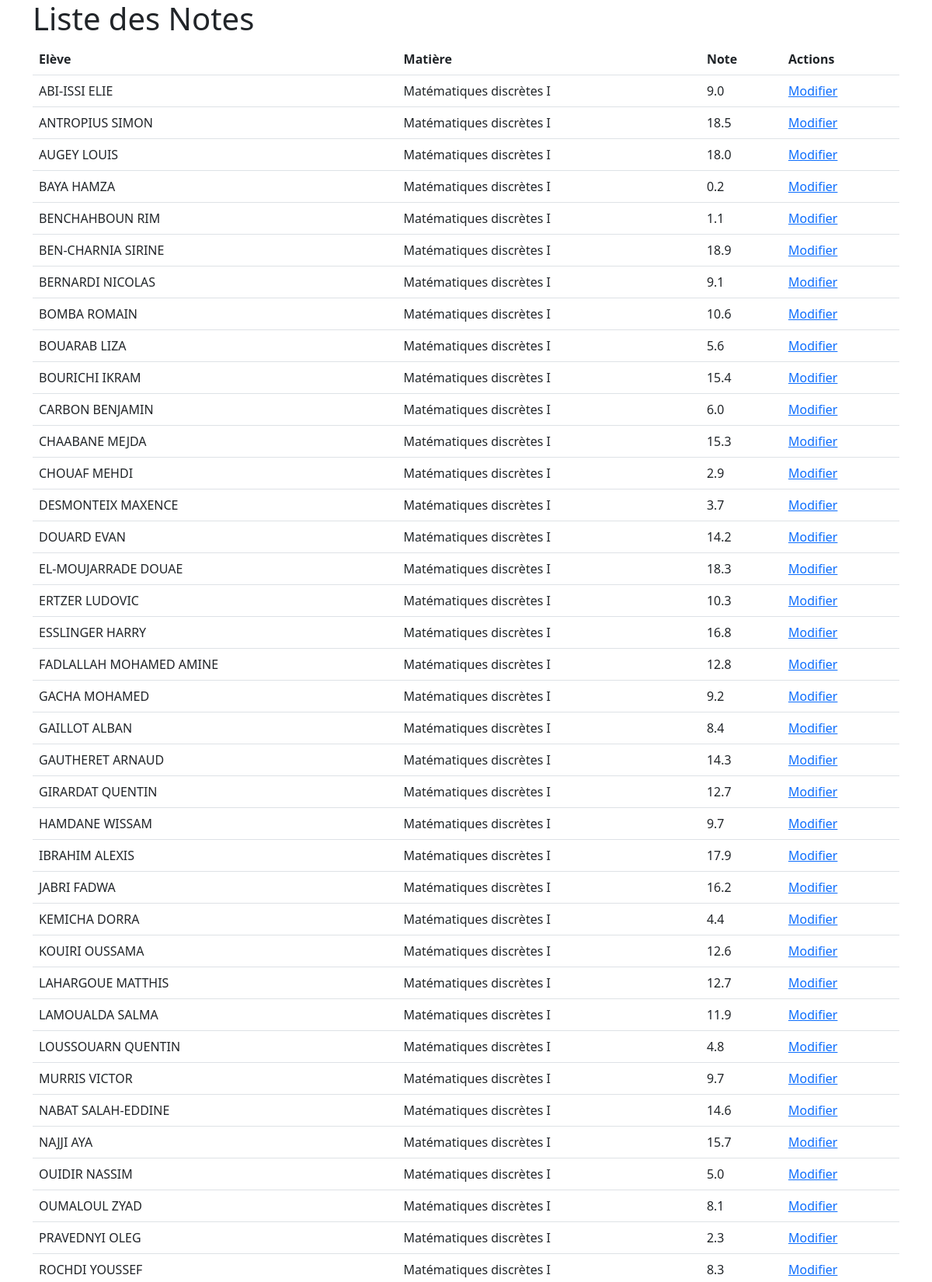
The app's page /notes/notes/3/ (upper part) with its own data.
### Notes/models.py (models this page shows, shortened)
class Note(models.Model):
    note = models.FloatField()
    date = models.DateTimeField(auto_now_add=True)
    matiere = models.ForeignKey(Matiere, on_delete=models.CASCADE)
    eleve = models.ForeignKey(Eleve, on_delete=models.CASCADE)

class Matiere(models.Model):
    name = models.CharField(max_length=255)
    name_enseignant = models.ForeignKey(Enseignant, on_delete=models.CASCADE)
    coefficient = models.FloatField()
    ue = models.ForeignKey(UE, on_delete=models.CASCADE)

### User/models.py (models this page shows, shortened)
class Eleve(AbstractBaseUser):
    id = models.AutoField(primary_key=True)
    name = models.CharField(max_length=255)
    firstName = models.CharField(max_length=255)
    email = models.EmailField(unique=True)
    password = models.CharField(max_length=255, null=True)
    is_first_co = models.BooleanField(default=True)
    last_login = models.DateTimeField(auto_now_add=True, null=True)
    is_active = models.BooleanField(default=False)
    USERNAME_FIELD = 'email'
    REQUIRED_FIELDS = []

### Notes/views.py (the view)
# urls.py: path('notes/<int:matiere>/', views.note_liste, name='note_liste'),
def note_liste(request, matiere):
    notes = Note.objects.filter(matiere=matiere).select_related('eleve')
    eleves = notes.values_list('eleve', flat=True).distinct()
    return render(request, 'note_liste.html', {'notes': notes, 'eleves': eleves})

### Notes/templates/note_liste.html (shortened to what this page needs)
<!DOCTYPE html>
<html lang="en">
<head>
    <link href="https://cdn.jsdelivr.net/npm/bootstrap@5.3.0-alpha1/dist/css/bootstrap.min.css" rel="stylesheet">
</head>
<body>
    <div class="container">
        <h1>Liste des Notes</h1>
        <table class="table">
            <thead>
                <tr>
                    <th scope="col">Elève</th>
                    <th scope="col">Matière</th>
                    <th scope="col">Note</th>
                    <th scope="col">Actions</th>
                </tr>
            </thead>
            <tbody>
                {% for note in notes %}
                <tr id="note-{{ note.pk }}">
                    <td>{{ note.eleve.name }}  {{ note.eleve.firstName }}</td>
                    <td>{{ note.matiere.name }}</td>
                    <td><span class="note">{{ note.note }}</span></td>
                    <td>
                        <a href="#" class="edit-link" data-note-id="{{ note.pk }}">Modifier</a>
                    </td>
                </tr>
                {% endfor %}
            </tbody>
        </table>
    </div>
</body>
</html>

### records on screen
Note: eleve.name "ABI-ISSI", eleve.firstName "ELIE", matiere.name "Matématiques discrètes I", note "9.0"
Note: eleve.name "ANTROPIUS", eleve.firstName "SIMON", matiere.name "Matématiques discrètes I", note "18.5"
Note: eleve.name "AUGEY", eleve.firstName "LOUIS", matiere.name "Matématiques discrètes I", note "18.0"
Note: eleve.name "BAYA", eleve.firstName "HAMZA", matiere.name "Matématiques discrètes I", note "0.2"
Note: eleve.name "BENCHAHBOUN", eleve.firstName "RIM", matiere.name "Matématiques discrètes I", note "1.1"
Note: eleve.name "BEN-CHARNIA", eleve.firstName "SIRINE", matiere.name "Matématiques discrètes I", note "18.9"
Note: eleve.name "BERNARDI", eleve.firstName "NICOLAS", matiere.name "Matématiques discrètes I", note "9.1"
Note: eleve.name "BOMBA", eleve.firstName "ROMAIN", matiere.name "Matématiques discrètes I", note "10.6"
Note: eleve.name "BOUARAB", eleve.firstName "LIZA", matiere.name "Matématiques discrètes I", note "5.6"
Note: eleve.name "BOURICHI", eleve.firstName "IKRAM", matiere.name "Matématiques discrètes I", note "15.4"
Note: eleve.name "CARBON", eleve.firstName "BENJAMIN", matiere.name "Matématiques discrètes I", note "6.0"
Note: eleve.name "CHAABANE", eleve.firstName "MEJDA", matiere.name "Matématiques discrètes I", note "15.3"
Note: eleve.name "CHOUAF", eleve.firstName "MEHDI", matiere.name "Matématiques discrètes I", note "2.9"
Note: eleve.name "DESMONTEIX", eleve.firstName "MAXENCE", matiere.name "Matématiques discrètes I", note "3.7"
Note: eleve.name "DOUARD", eleve.firstName "EVAN", matiere.name "Matématiques discrètes I", note "14.2"
Note: eleve.name "EL-MOUJARRADE", eleve.firstName "DOUAE", matiere.name "Matématiques discrètes I", note "18.3"
Note: eleve.name "ERTZER", eleve.firstName "LUDOVIC", matiere.name "Matématiques discrètes I", note "10.3"
Note: eleve.name "ESSLINGER", eleve.firstName "HARRY", matiere.name "Matématiques discrètes I", note "16.8"
Note: eleve.name "FADLALLAH", eleve.firstName "MOHAMED AMINE", matiere.name "Matématiques discrètes I", note "12.8"
Note: eleve.name "GACHA", eleve.firstName "MOHAMED", matiere.name "Matématiques discrètes I", note "9.2"
Note: eleve.name "GAILLOT", eleve.firstName "ALBAN", matiere.name "Matématiques discrètes I", note "8.4"
Note: eleve.name "GAUTHERET", eleve.firstName "ARNAUD", matiere.name "Matématiques discrètes I", note "14.3"
Note: eleve.name "GIRARDAT", eleve.firstName "QUENTIN", matiere.name "Matématiques discrètes I", note "12.7"
Note: eleve.name "HAMDANE", eleve.firstName "WISSAM", matiere.name "Matématiques discrètes I", note "9.7"
Note: eleve.name "IBRAHIM", eleve.firstName "ALEXIS", matiere.name "Matématiques discrètes I", note "17.9"
Note: eleve.name "JABRI", eleve.firstName "FADWA", matiere.name "Matématiques discrètes I", note "16.2"
Note: eleve.name "KEMICHA", eleve.firstName "DORRA", matiere.name "Matématiques discrètes I", note "4.4"
Note: eleve.name "KOUIRI", eleve.firstName "OUSSAMA", matiere.name "Matématiques discrètes I", note "12.6"
Note: eleve.name "LAHARGOUE", eleve.firstName "MATTHIS", matiere.name "Matématiques discrètes I", note "12.7"
Note: eleve.name "LAMOUALDA", eleve.firstName "SALMA", matiere.name "Matématiques discrètes I", note "11.9"
Note: eleve.name "LOUSSOUARN", eleve.firstName "QUENTIN", matiere.name "Matématiques discrètes I", note "4.8"
Note: eleve.name "MURRIS", eleve.firstName "VICTOR", matiere.name "Matématiques discrètes I", note "9.7"
Note: eleve.name "NABAT", eleve.firstName "SALAH-EDDINE", matiere.name "Matématiques discrètes I", note "14.6"
Note: eleve.name "NAJJI", eleve.firstName "AYA", matiere.name "Matématiques discrètes I", note "15.7"
Note: eleve.name "OUIDIR", eleve.firstName "NASSIM", matiere.name "Matématiques discrètes I", note "5.0"
Note: eleve.name "OUMALOUL", eleve.firstName "ZYAD", matiere.name "Matématiques discrètes I", note "8.1"
Note: eleve.name "PRAVEDNYI", eleve.firstName "OLEG", matiere.name "Matématiques discrètes I", note "2.3"
Note: eleve.name "ROCHDI", eleve.firstName "YOUSSEF", matiere.name "Matématiques discrètes I", note "8.3"
